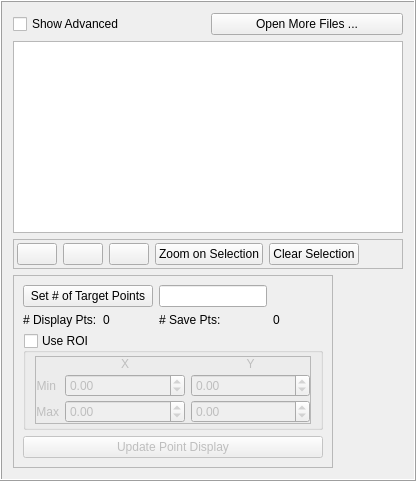
        <widget class="QFrame" name="PieceFrame">
         <property name="sizePolicy">
          <sizepolicy hsizetype="Preferred" vsizetype="Preferred">
           <horstretch>0</horstretch>
           <verstretch>0</verstretch>
          </sizepolicy>
         </property>
         <property name="frameShape">
          <enum>QFrame::Box</enum>
         </property>
         <property name="frameShadow">
          <enum>QFrame::Raised</enum>
         </property>
         <layout class="QVBoxLayout">
          <item>
           <layout class="QHBoxLayout" name="horizontalLayout_6">
            <item>
             <widget class="QCheckBox" name="advancedCheckBox">
              <property name="text">
               <string>Show Advanced</string>
              </property>
             </widget>
            </item>
            <item>
             <widget class="QPushButton" name="pushButtonAddFiles">
              <property name="text">
               <string>Open More Files ...</string>
              </property>
             </widget>
            </item>
           </layout>
          </item>
          <item>
           <widget class="QTableWidget" name="PieceVisibilityTable">
            <property name="sizePolicy">
             <sizepolicy hsizetype="Preferred" vsizetype="Expanding">
              <horstretch>0</horstretch>
              <verstretch>0</verstretch>
             </sizepolicy>
            </property>
            <property name="minimumSize">
             <size>
              <width>0</width>
              <height>0</height>
             </size>
            </property>
            <property name="horizontalScrollBarPolicy">
             <enum>Qt::ScrollBarAsNeeded</enum>
            </property>
            <property name="selectionMode">
             <enum>QAbstractItemView::SingleSelection</enum>
            </property>
            <property name="selectionBehavior">
             <enum>QAbstractItemView::SelectRows</enum>
            </property>
           </widget>
          </item>
          <item>
           <widget class="QFrame" name="frame_5">
            <property name="sizePolicy">
             <sizepolicy hsizetype="Expanding" vsizetype="Fixed">
              <horstretch>0</horstretch>
              <verstretch>0</verstretch>
             </sizepolicy>
            </property>
            <property name="frameShape">
             <enum>QFrame::StyledPanel</enum>
            </property>
            <property name="frameShadow">
             <enum>QFrame::Raised</enum>
            </property>
            <layout class="QHBoxLayout">
             <property name="margin">
              <number>3</number>
             </property>
             <item>
              <widget class="QPushButton" name="CheckAllButton">
               <property name="sizePolicy">
                <sizepolicy hsizetype="Fixed" vsizetype="Fixed">
                 <horstretch>0</horstretch>
                 <verstretch>0</verstretch>
                </sizepolicy>
               </property>
               <property name="toolTip">
                <string>Check All</string>
               </property>
               <property name="text">
                <string/>
               </property>
               <property name="icon">
                <iconset resource="../Resources/Resources.qrc">
                 <normaloff>:/cmb/pqCheckAll16.png</normaloff>:/cmb/pqCheckAll16.png</iconset>
               </property>
               <property name="iconSize">
                <size>
                 <width>16</width>
                 <height>16</height>
                </size>
               </property>
               <property name="checkable">
                <bool>false</bool>
               </property>
              </widget>
             </item>
             <item>
              <widget class="QPushButton" name="UncheckAllButton">
               <property name="sizePolicy">
                <sizepolicy hsizetype="Fixed" vsizetype="Fixed">
                 <horstretch>0</horstretch>
                 <verstretch>0</verstretch>
                </sizepolicy>
               </property>
               <property name="toolTip">
                <string>Uncheck All</string>
               </property>
               <property name="text">
                <string/>
               </property>
               <property name="icon">
                <iconset resource="../Resources/Resources.qrc">
                 <normaloff>:/cmb/pqUncheckAll16.png</normaloff>:/cmb/pqUncheckAll16.png</iconset>
               </property>
               <property name="iconSize">
                <size>
                 <width>16</width>
                 <height>16</height>
                </size>
               </property>
              </widget>
             </item>
             <item>
              <widget class="QPushButton" name="showSelectedButton">
               <property name="sizePolicy">
                <sizepolicy hsizetype="Fixed" vsizetype="Fixed">
                 <horstretch>0</horstretch>
                 <verstretch>0</verstretch>
                </sizepolicy>
               </property>
               <property name="toolTip">
                <string>View All Visible Data</string>
               </property>
               <property name="text">
                <string/>
               </property>
               <property name="icon">
                <iconset resource="../Resources/Resources.qrc">
                 <normaloff>:/cmb/pqEyeball16.png</normaloff>:/cmb/pqEyeball16.png</iconset>
               </property>
               <property name="checkable">
                <bool>false</bool>
               </property>
              </widget>
             </item>
             <item>
              <widget class="QPushButton" name="zoomSelection">
               <property name="sizePolicy">
                <sizepolicy hsizetype="Fixed" vsizetype="Fixed">
                 <horstretch>0</horstretch>
                 <verstretch>0</verstretch>
                </sizepolicy>
               </property>
               <property name="toolTip">
                <string>Zoom On Selection</string>
               </property>
               <property name="text">
                <string>Zoom on Selection</string>
               </property>
              </widget>
             </item>
             <item>
              <widget class="QPushButton" name="clearSelection">
               <property name="sizePolicy">
                <sizepolicy hsizetype="Fixed" vsizetype="Fixed">
                 <horstretch>0</horstretch>
                 <verstretch>0</verstretch>
                </sizepolicy>
               </property>
               <property name="toolTip">
                <string>Clear Selection</string>
               </property>
               <property name="text">
                <string>Clear Selection</string>
               </property>
              </widget>
             </item>
             <item>
              <spacer>
               <property name="orientation">
                <enum>Qt::Horizontal</enum>
               </property>
               <property name="sizeHint" stdset="0">
                <size>
                 <width>40</width>
                 <height>20</height>
                </size>
               </property>
              </spacer>
             </item>
            </layout>
           </widget>
          </item>
          <item>
           <widget class="QFrame" name="frame">
            <property name="sizePolicy">
             <sizepolicy hsizetype="Fixed" vsizetype="Fixed">
              <horstretch>0</horstretch>
              <verstretch>0</verstretch>
             </sizepolicy>
            </property>
            <property name="frameShape">
             <enum>QFrame::StyledPanel</enum>
            </property>
            <property name="frameShadow">
             <enum>QFrame::Raised</enum>
            </property>
            <layout class="QGridLayout">
             <item row="0" column="0" colspan="2">
              <widget class="QPushButton" name="applyTargetNumberOfPoints">
               <property name="sizePolicy">
                <sizepolicy hsizetype="Preferred" vsizetype="Fixed">
                 <horstretch>0</horstretch>
                 <verstretch>0</verstretch>
                </sizepolicy>
               </property>
               <property name="maximumSize">
                <size>
                 <width>16777215</width>
                 <height>16777215</height>
                </size>
               </property>
               <property name="text">
                <string>Set # of Target Points</string>
               </property>
              </widget>
             </item>
             <item row="1" column="0">
              <widget class="QLabel" name="label_3">
               <property name="text">
                <string># Display Pts:</string>
               </property>
              </widget>
             </item>
             <item row="1" column="1">
              <widget class="QLabel" name="displayPointsLabel">
               <property name="minimumSize">
                <size>
                 <width>50</width>
                 <height>0</height>
                </size>
               </property>
               <property name="text">
                <string>0</string>
               </property>
              </widget>
             </item>
             <item row="1" column="2">
              <widget class="QLabel" name="label_7">
               <property name="text">
                <string># Save Pts:</string>
               </property>
              </widget>
             </item>
             <item row="1" column="3">
              <widget class="QLabel" name="savePointsLabel">
               <property name="minimumSize">
                <size>
                 <width>50</width>
                 <height>0</height>
                </size>
               </property>
               <property name="text">
                <string>0</string>
               </property>
              </widget>
             </item>
             <item row="2" column="0" colspan="4">
              <widget class="QGroupBox" name="clipGroupBox">
               <property name="enabled">
                <bool>true</bool>
               </property>
               <property name="sizePolicy">
                <sizepolicy hsizetype="Preferred" vsizetype="Fixed">
                 <horstretch>0</horstretch>
                 <verstretch>0</verstretch>
                </sizepolicy>
               </property>
               <property name="title">
                <string>Use ROI</string>
               </property>
               <property name="checkable">
                <bool>true</bool>
               </property>
               <property name="checked">
                <bool>false</bool>
               </property>
               <layout class="QGridLayout">
                <property name="topMargin">
                 <number>3</number>
                </property>
                <property name="bottomMargin">
                 <number>3</number>
                </property>
                <item row="0" column="0">
                 <widget class="QFrame" name="frame_ROI">
                  <property name="frameShape">
                   <enum>QFrame::StyledPanel</enum>
                  </property>
                  <property name="frameShadow">
                   <enum>QFrame::Raised</enum>
                  </property>
                  <layout class="QGridLayout">
                   <property name="horizontalSpacing">
                    <number>6</number>
                   </property>
                   <property name="verticalSpacing">
                    <number>3</number>
                   </property>
                   <property name="margin">
                    <number>0</number>
                   </property>
                   <item row="0" column="2">
                    <widget class="QLabel" name="label_6">
                     <property name="text">
                      <string>Y</string>
                     </property>
                     <property name="alignment">
                      <set>Qt::AlignCenter</set>
                     </property>
                    </widget>
                   </item>
                   <item row="1" column="0">
                    <widget class="QLabel" name="label">
                     <property name="sizePolicy">
                      <sizepolicy hsizetype="Fixed" vsizetype="Preferred">
                       <horstretch>0</horstretch>
                       <verstretch>0</verstretch>
                      </sizepolicy>
                     </property>
                     <property name="text">
                      <string>Min</string>
                     </property>
                     <property name="alignment">
                      <set>Qt::AlignLeading|Qt::AlignLeft|Qt::AlignRight|Qt::AlignTrailing|Qt::AlignVCenter</set>
                     </property>
                    </widget>
                   </item>
                   <item row="1" column="1">
                    <widget class="QDoubleSpinBox" name="minXClip">
                     <property name="minimum">
                      <double>-9999.000000000000000</double>
                     </property>
                     <property name="maximum">
                      <double>9999.000000000000000</double>
                     </property>
                    </widget>
                   </item>
                   <item row="1" column="2">
                    <widget class="QDoubleSpinBox" name="minYClip">
                     <property name="minimum">
                      <double>-9999.000000000000000</double>
                     </property>
                     <property name="maximum">
                      <double>9999.000000000000000</double>
                     </property>
                    </widget>
                   </item>
                   <item row="2" column="0">
                    <widget class="QLabel" name="label_4">
                     <property name="text">
                      <string>Max</string>
                     </property>
                     <property name="alignment">
                      <set>Qt::AlignLeading|Qt::AlignLeft|Qt::AlignRight|Qt::AlignTrailing|Qt::AlignVCenter</set>
                     </property>
                    </widget>
                   </item>
                   <item row="2" column="1">
                    <widget class="QDoubleSpinBox" name="maxXClip">
                     <property name="minimum">
                      <double>-9999.000000000000000</double>
                     </property>
                     <property name="maximum">
                      <double>9999.000000000000000</double>
                     </property>
                    </widget>
                   </item>
                   <item row="2" column="2">
                    <widget class="QDoubleSpinBox" name="maxYClip">
                     <property name="minimum">
                      <double>-9999.000000000000000</double>
                     </property>
                     <property name="maximum">
                      <double>9999.000000000000000</double>
                     </property>
                    </widget>
                   </item>
                   <item row="0" column="1">
                    <widget class="QLabel" name="label_5">
                     <property name="text">
                      <string>X</string>
                     </property>
                     <property name="alignment">
                      <set>Qt::AlignCenter</set>
                     </property>
                    </widget>
                   </item>
                  </layout>
                 </widget>
                </item>
               </layout>
              </widget>
             </item>
             <item row="3" column="0" colspan="4">
              <widget class="QPushButton" name="updateButton">
               <property name="enabled">
                <bool>false</bool>
               </property>
               <property name="sizePolicy">
                <sizepolicy hsizetype="Preferred" vsizetype="Fixed">
                 <horstretch>0</horstretch>
                 <verstretch>0</verstretch>
                </sizepolicy>
               </property>
               <property name="maximumSize">
                <size>
                 <width>16777215</width>
                 <height>16777215</height>
                </size>
               </property>
               <property name="autoFillBackground">
                <bool>false</bool>
               </property>
               <property name="text">
                <string>Update Point Display</string>
               </property>
              </widget>
             </item>
             <item row="0" column="2">
              <widget class="QLineEdit" name="targetNumberOfPoints"/>
             </item>
            </layout>
           </widget>
          </item>
         </layout>
        </widget>
